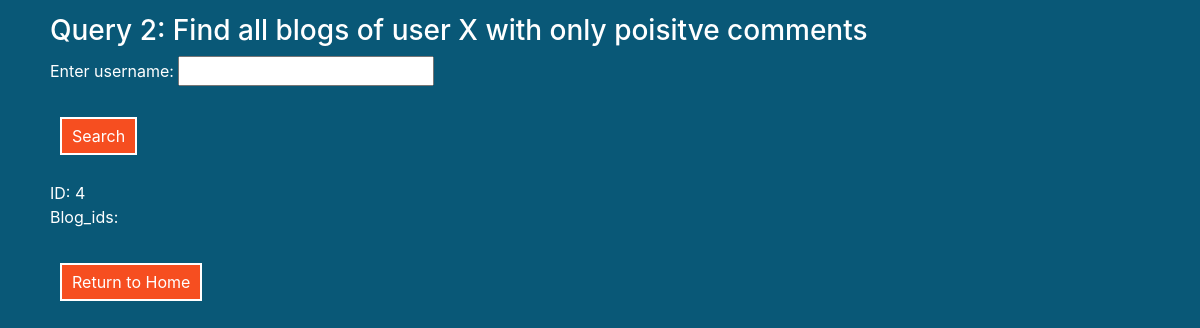
Before: /queries/Query2.php?user00=john with the older database file.
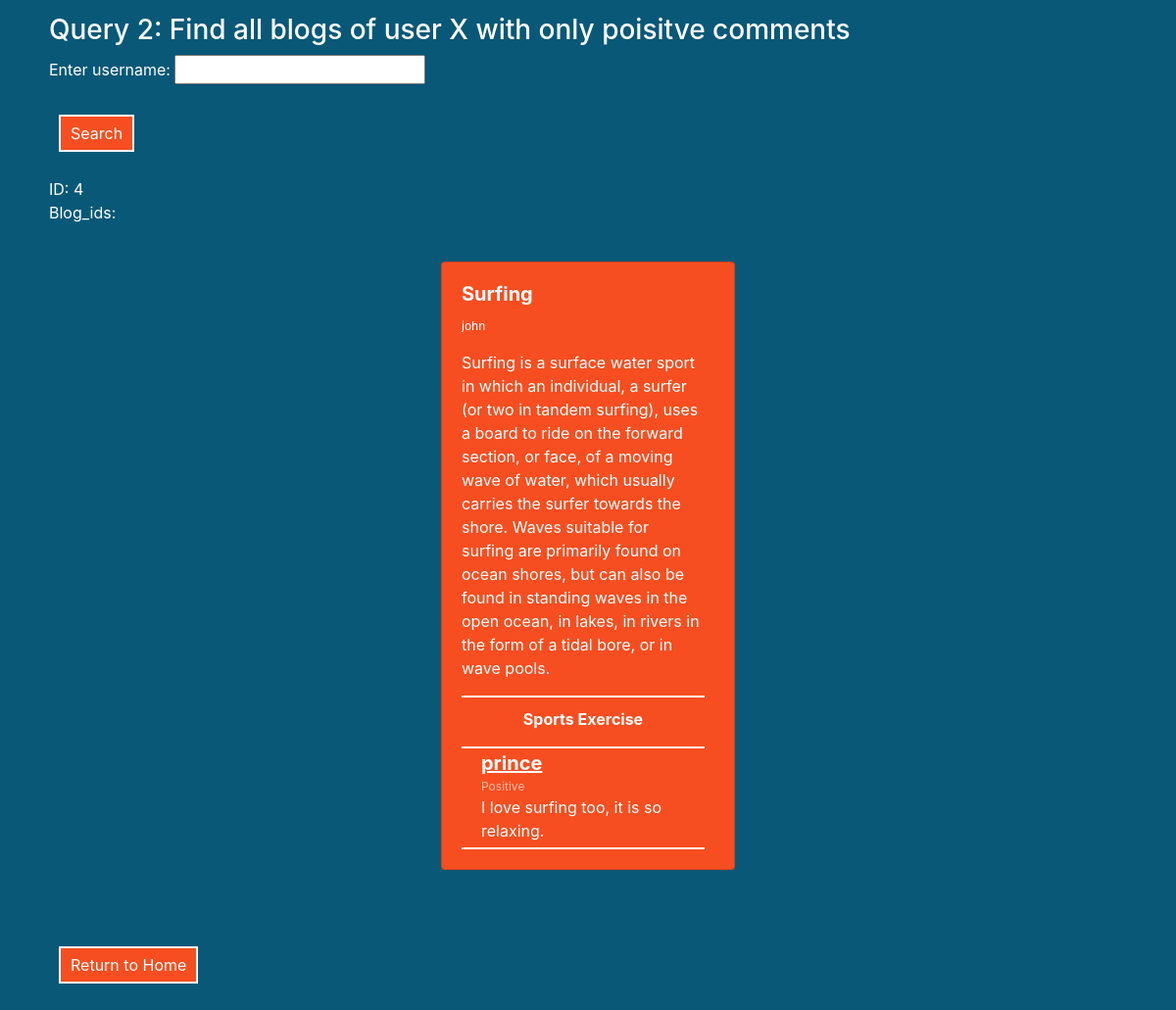
After: the same page with the newer database file.
### tables this page shows
CREATE TABLE blog (
    `blog_id` INT NOT NULL AUTO_INCREMENT PRIMARY KEY,
    `user_id` INT DEFAULT NULL,
    CONSTRAINT `user_id_fk_1` FOREIGN KEY (`user_id`) REFERENCES `users` (`user_id`) ON DELETE SET NULL,
    `date` varchar(20) NOT NULL,
    `subject` varchar(50) NOT NULL,
    `description` varchar(1000) NOT NULL
);

CREATE TABLE comment (
    `comment_id` INT NOT NULL AUTO_INCREMENT PRIMARY KEY,
    `blog_id` INT DEFAULT NULL,
    CONSTRAINT `blog_id_fk_2` FOREIGN KEY (`blog_id`) REFERENCES `blog` (`blog_id`) ON DELETE SET NULL,
    `user_id` INT DEFAULT NULL,
    CONSTRAINT `user_id_fk_2` FOREIGN KEY (`user_id`) REFERENCES `users` (`user_id`) ON DELETE SET NULL,
    `date` varchar(20) NOT NULL, 
    `sentiment` BIT NOT NULL,
    `description` varchar(500) NOT NULL
);

CREATE TABLE users (
    `user_id` INT NOT NULL AUTO_INCREMENT PRIMARY KEY,
    `username` varchar(20) NOT NULL,
    `password` varchar(20) NOT NULL,
    `firstName` varchar(50) DEFAULT NULL,
    `lastName` varchar(50) DEFAULT NULL,
    `email` varchar(100) UNIQUE
);

### queries/Query2.php (the view, shortened to what this page needs)
<html>
    <head>
        <link rel="stylesheet" href="https://stackpath.bootstrapcdn.com/bootstrap/4.5.2/css/bootstrap.min.css">
    </head>
    <body>
        <div class="container">
            <br>
            <h3 style="color: white;">Query 2: Find all blogs of user X with only poisitve comments</h3>
            <form method="POST">
                <p>
                    <label>Enter username: </label>
                    <input type="text" name="user00"/>
                </p>
                <p>
                    <button name="new_search">Search</button>
                </p>
            </form>
            <?php
                include('../Config.php');
                $inputName = $_REQUEST["user00"];
                $sqlStmt = "SELECT user_id FROM users WHERE username='$inputName'";
                $sqlStmtQuery = mysqli_query($db, $sqlStmt);
                $sqlStmtQueryResult = $sqlStmtQuery->fetch_array()[0] ?? '';
                $getBlog = "SELECT blog_id FROM blog WHERE user_id = $sqlStmtQueryResult";
                $getBlogQuery = mysqli_query($db, $getBlog);
                echo 'ID: ' . $sqlStmtQueryResult . '<br>';
                echo 'Blog_ids: ';
                foreach($getBlogQuery as $g){
                    $blogID = $g['blog_id'];
                    $mood = 1;
                    if($mood != 0) {
                        $sqlStmt2 = "SELECT * FROM blog WHERE blog_id = '$blogID'";
                        $sqlStmtQuery2 = mysqli_query($db, $sqlStmt2);
                        foreach($sqlStmtQuery2 as $g2) {
                            echo '<div class=row>';
                            echo '<div class="col-4 d-flex justify-content-center align-items-center container">';
                            echo '<div class="card text-white mt-5">';
                            echo '<div class="card-body" style="width: 18rem;">';
                            echo '<h5 class="card-title"><strong>' . $g2['subject'] . '</strong></h5>';
                            echo '<p class="card-text" style="font-size: 12px;">' . $inputName . '</p>';
                            echo '<p class="card-text">' . $g2['description'] . '</p>';
                            $tag_identification = "SELECT tag_id FROM BlogTags WHERE blog_id=$blogID";
                            $sqlquery = mysqli_query($db, $tag_identification);
                            $tags = '';
                            foreach($sqlquery as $p) {
                                $s = $p['tag_id'];
                                $tag_query = "SELECT tag_name FROM tags WHERE tag_id=$s";
                                $result2 = mysqli_query($db, $tag_query);
                                $tag_blog_name = $result2->fetch_array()[0] ?? '';
                                $tags .= $tag_blog_name . " ";
                            }
                            echo '<div class="tags">';
                            echo '<p><strong>' . $tags . '</strong></p>';
                            echo '</div>';
                            echo '<div class="comments">';
                            $comments = "SELECT * FROM comment WHERE blog_id=$blogID";
                            $query1 = mysqli_query($db, $comments);
                            foreach($query1 as $q1) {
                            $sentiment = ($q1['sentiment'] == 0 ? 'Negative' : 'Positive');
                            $description = $q1['description'];
                            $userId = $q1['user_id'];
                            $usernameQuery = "SELECT username FROM users WHERE user_id=$userId";
                            $result = mysqli_query($db, $usernameQuery);
                            $username = $result->fetch_array()[0] ?? '';
                            echo '<div class="comments-container">';
                            echo '<p class="username"><strong>' . $username . '</strong></p>';
                            echo '<p class="sentiment">' . $sentiment . '</p>';
                            echo '<p class="desc">' . $description . '</p>';
                            echo '</div>';
                            }
                            echo '</div>';
                            echo '</div>';
                            echo '</div>';
                            echo '</div>';
                            echo '</div>';
                        }
                    }
                }
            ?>
            <br>
            <br>
            <a href="../welcome.php">
                <button>Return to Home</button>
            </a>
        </div>
    </body>
</html>

Changed rows visible on the page:
added blog: subject "Surfing", description "Surfing is a surface water sport in which an individual, a surfer (or two in tandem surfing), uses a board to ride on the forward section, or face, of a moving wave of water, which usually carries the surfer towards the shore. Waves suitable for surfing are primarily found on ocean shores, but can also be found in standing waves in the open ocean, in lakes, in rivers in the form of a tidal bore, or in wave pools.", tags "Sports Exercise"
added comment: user.username "prince", sentiment "Positive", description "I love surfing too, it is so relaxing."
